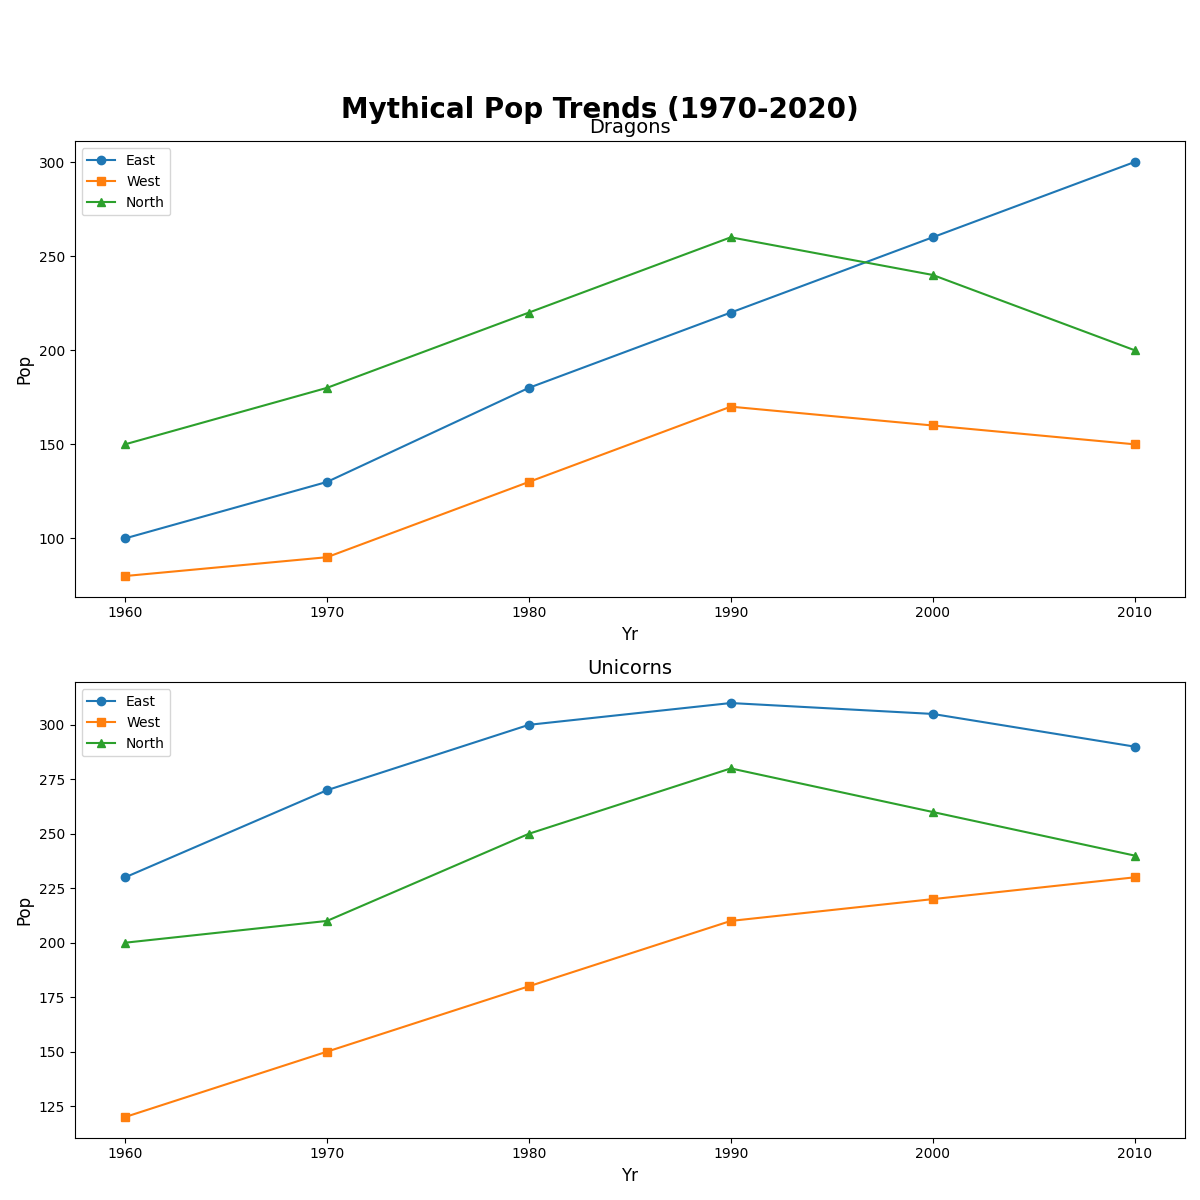

Write Python code to recreate this figure.
import matplotlib.pyplot as plt
import numpy as np

years = np.arange(1960, 2020, 10)

dragons_n = [150, 180, 220, 260, 240, 200]
dragons_e = [100, 130, 180, 220, 260, 300]
dragons_w = [80, 90, 130, 170, 160, 150]

unicorns_n = [200, 210, 250, 280, 260, 240]
unicorns_e = [230, 270, 300, 310, 305, 290]
unicorns_w = [120, 150, 180, 210, 220, 230]

def plot_creature(ax, years, data_n, data_e, data_w, creature):
    ax.plot(years, data_e, marker='o', label='East')
    ax.plot(years, data_w, marker='s', label='West')
    ax.plot(years, data_n, marker='^', label='North')
    ax.set_title(creature, fontsize=14)
    ax.set_xlabel('Yr', fontsize=12)
    ax.set_ylabel('Pop', fontsize=12)
    ax.legend()

fig, axes = plt.subplots(2, 1, figsize=(12, 12))

plot_creature(axes[0], years, dragons_n, dragons_e, dragons_w, 'Dragons')
plot_creature(axes[1], years, unicorns_n, unicorns_e, unicorns_w, 'Unicorns')

fig.suptitle('Mythical Pop Trends (1970-2020)', fontsize=20, fontweight='bold', y=0.92)
plt.tight_layout(rect=[0, 0, 1, 0.95])

plt.show()
